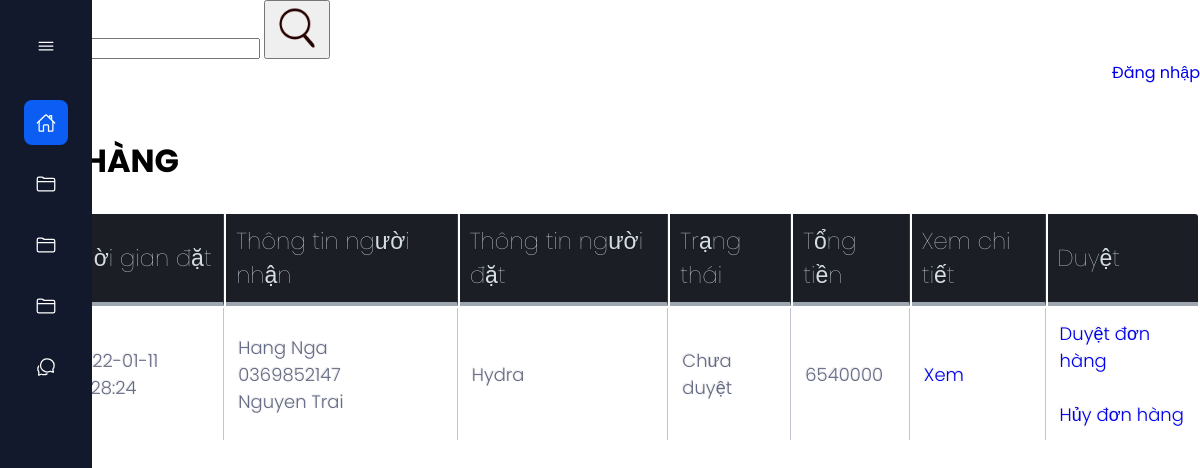
Screenshot of /admin/customers/view_receipt.php?id=1 (signed in) with the database file from the repository.
### tables this page shows
CREATE TABLE `receipts` (
  `id` int NOT NULL,
  `customer_id` int NOT NULL,
  `order_time` timestamp NOT NULL DEFAULT CURRENT_TIMESTAMP,
  `receiver_id` varchar(50) DEFAULT NULL,
  `note` mediumtext,
  `status` int NOT NULL,
  `total` int DEFAULT NULL
);

CREATE TABLE `customers` (
  `id` int NOT NULL,
  `name` varchar(200) NOT NULL,
  `gender` varchar(200) NOT NULL,
  `dob` date NOT NULL,
  `email` varchar(200) NOT NULL,
  `password` varchar(200) NOT NULL,
  `token` varchar(200) DEFAULT NULL
);

### admin/customers/view_receipt.php (the view, shortened to what this page needs)
<!DOCTYPE html>
<html>
<head>
	<link rel="stylesheet" href="../index3.css">
	<link rel="stylesheet" href="../style_validate1.css">
	<link rel="stylesheet" type="text/css" href="../style_table.css">
</head>
<?php
$id = $_GET['id'];
require '../connect_database.php';
$sql_command_select = "
	SELECT receipts.*, customers.name as 'customer_name', receivers.name as 'receiver_name', receivers.phone as 'receiver_phone', receivers.address as 'receiver_address'
	from receipts
	left JOIN receivers on receivers.id = receipts.receiver_id
	join customers on customers.id = receipts.customer_id
	WHERE receipts.customer_id = '$id'
	GROUP BY receipts.id
";
$query_sql_command_select = mysqli_query($connect_database, $sql_command_select);
 ?>
<body>
<body>
<?php require '../menu.php'; ?>
<div class="top">
	<div class = "search">
		<form class = "form_search">
			<input type="search" name="search" value = "<?php echo $content_search ?>">
			<button>
				<img src="../style/style_image/icon_search.png" width="50px">
			</button>
		</form>
	</div>
	<div class = "login">
		<a class = "login" href="https://google.com">Đăng nhập</a>
	</div>
</div>
<div class = "bot">
	<div class = "header">
		<h1 class =  "header" >ĐƠN HÀNG</h1>
	</div>
	<br>
		<?php require '../validate.php' ?>
		<table class = "table">
			<tr>
				<th>Mã</th>
				<th>Thời gian đặt</th>
				<th>Thông tin người nhận</th>
				<th>Thông tin người đặt</th>
				<th>Trạng thái</th>
				<th>Tổng tiền</th>
				<th>Xem chi tiết</th>
				<th>Duyệt</th>
			</tr>
			<?php foreach ($query_sql_command_select as $each_receipt) : ?>
			<?php if ($each_receipt['status'] == 2 || $each_receipt['status'] == 4 ) { ?>
			<tr>
				<td><?php echo $each_receipt['id'] ?></td>
				<td><?php echo $each_receipt['order_time'] ?></td>
				<td>
					<?php echo $each_receipt['receiver_name'] ?><br>
					<?php echo $each_receipt['receiver_phone'] ?><br>
					<?php echo $each_receipt['receiver_address'] ?><br>
				</td>
				<td>
					<?php echo $each_receipt['customer_name'] ?><br>
				</td>
				<td>
					<?php
					switch ($each_receipt['status']) {
						case 2:
							echo 'Chưa duyệt';
							break;
					}
					 ?>
				</td>
				<td><?php echo $each_receipt['total'] ?></td>
				<td>
					<a href="detail_receipt.php?id=<?php echo $each_receipt['id'] ?>">Xem</a>
				</td>
				<td>
					<?php if ( $each_receipt['status'] == 2 ) { ?>
						<a href="../receipts/update_receipt.php?id=<?php echo $each_receipt['id'] ?>&status=4&customer_id=<?php echo $id ?>">Duyệt đơn hàng</a>
					<?php } ?>
				<br>
				<br>
				<a href="../receipts/update_receipt.php?id=<?php echo $each_receipt['id'] ?>&status=3&customer_id=<?php echo $id ?>">Hủy đơn hàng</a>
				</td>
			</tr>
			<?php } ?>
			<?php endforeach ?>
		</table>
</div>
</body>
</html>

### admin/index3.css (style rules this page uses)
body { padding: 0px; margin: 0px; }
.search { display: flex; justify-content: flex-start; }
.login { display: flex; justify-content: flex-end; }
.header { margin-top: 25px; background-color: white; padding: 1px; }

### admin/style_table.css (style rules this page uses)
th { color:#D5DDE5;; background:#1b1e24; border-bottom:4px solid #9ea7af; border-right: 1px solid #343a45; font-size:23px; font-weight: 100; padding:10px; text-align:left; text-shadow: 0 1px 1px rgba(0, 0, 0, 0.1); vertical-align:middle; }
th:first-child { border-top-left-radius:3px; }
th:last-child { border-top-right-radius:3px; border-right:none; }
tr { border-top: 1px solid #C1C3D1; border-bottom-: 1px solid #C1C3D1; color:#666B85; font-size:16px; font-weight:normal; text-shadow: 0 1px 1px rgba(256, 256, 256, 0.1); }
tr:first-child { border-top:none; }
tr:last-child { border-bottom:none; }
tr:last-child td:first-child { border-bottom-left-radius:3px; }
tr:last-child td:last-child { border-bottom-right-radius:3px; }
td { background:#FFFFFF; padding:12px; text-align:left; vertical-align:middle; font-weight:300; font-size:18px; text-shadow: -1px -1px 1px rgba(0, 0, 0, 0.1); border-right: 1px solid #C1C3D1; }
td:last-child { border-right: 0px; }

### admin/style_menu.css (style rules this page uses)
:root { --nav-width: 92px; --first-color: #0C5DF4; --bg-color: #12192C; --sub-color: #B6CEFC; --white-color: #FFF; --body-font: 'Poppins', sans-serif; --normal-font-size: 1rem; --small-font-size: .875rem; --z-fixed: 100; }
*,::before,::after { box-sizing: border-box; }
body { position: relative; margin: 0; padding: 2rem 0 0 6.75rem; font-family: var(--body-font); font-size: var(--normal-font-size); transition: .5s; }
h1 { margin: 0; }
a { text-decoration: none; }

### admin/index1.css (style rules this page uses)
body { padding: 0px; margin: 0px; }
.search { display: flex; justify-content: flex-start; }
.login { display: flex; justify-content: flex-end; }
.header { margin-top: 25px; background-color: white; padding: 1px; }

### rows the page displays
receipts: order_time "2022-01-11 15:28:24", receiver_name "Hang Nga", receiver_phone "0369852147", receiver_address "Nguyen Trai", customer.name "Hydra", status "Chưa duyệt", total "6540000"
